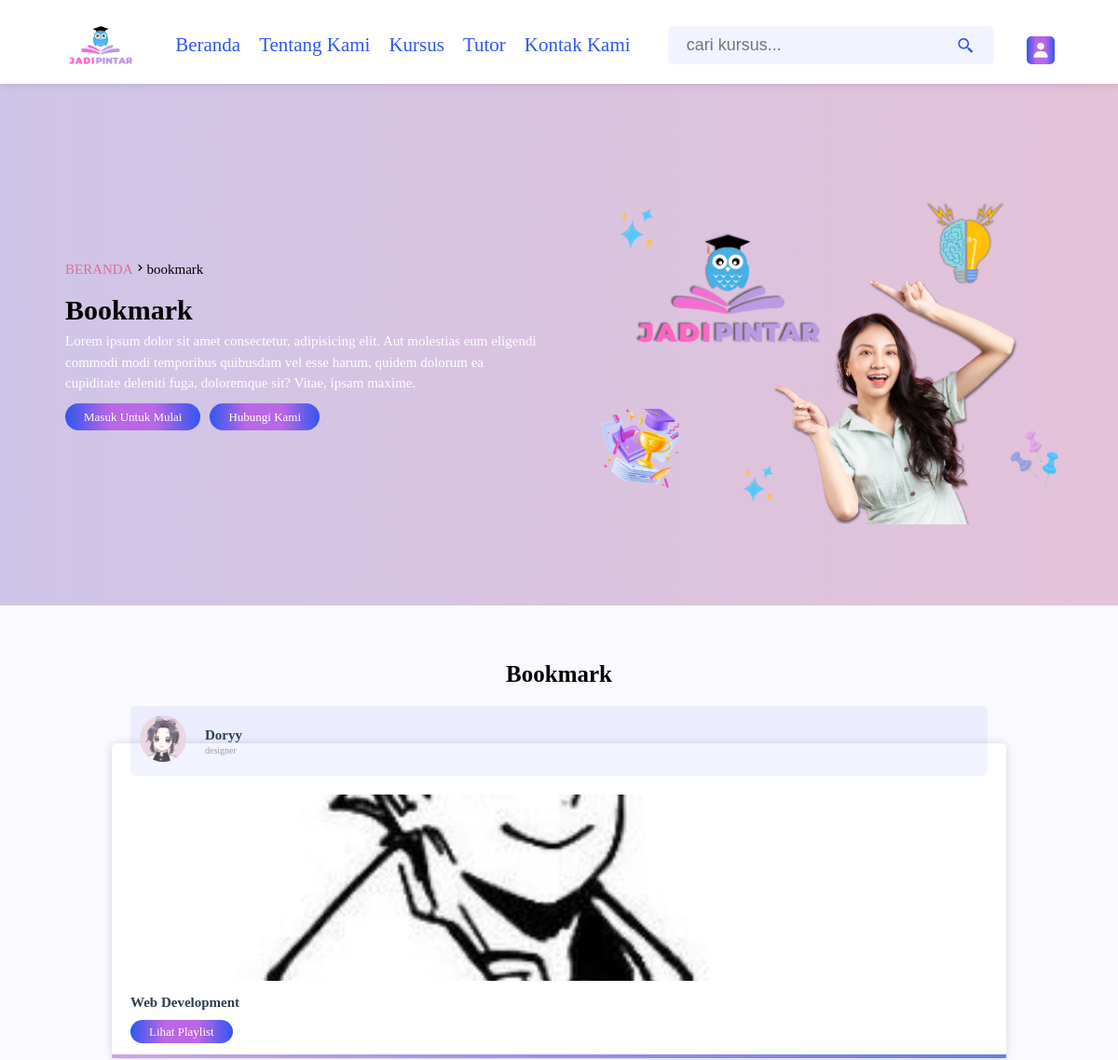
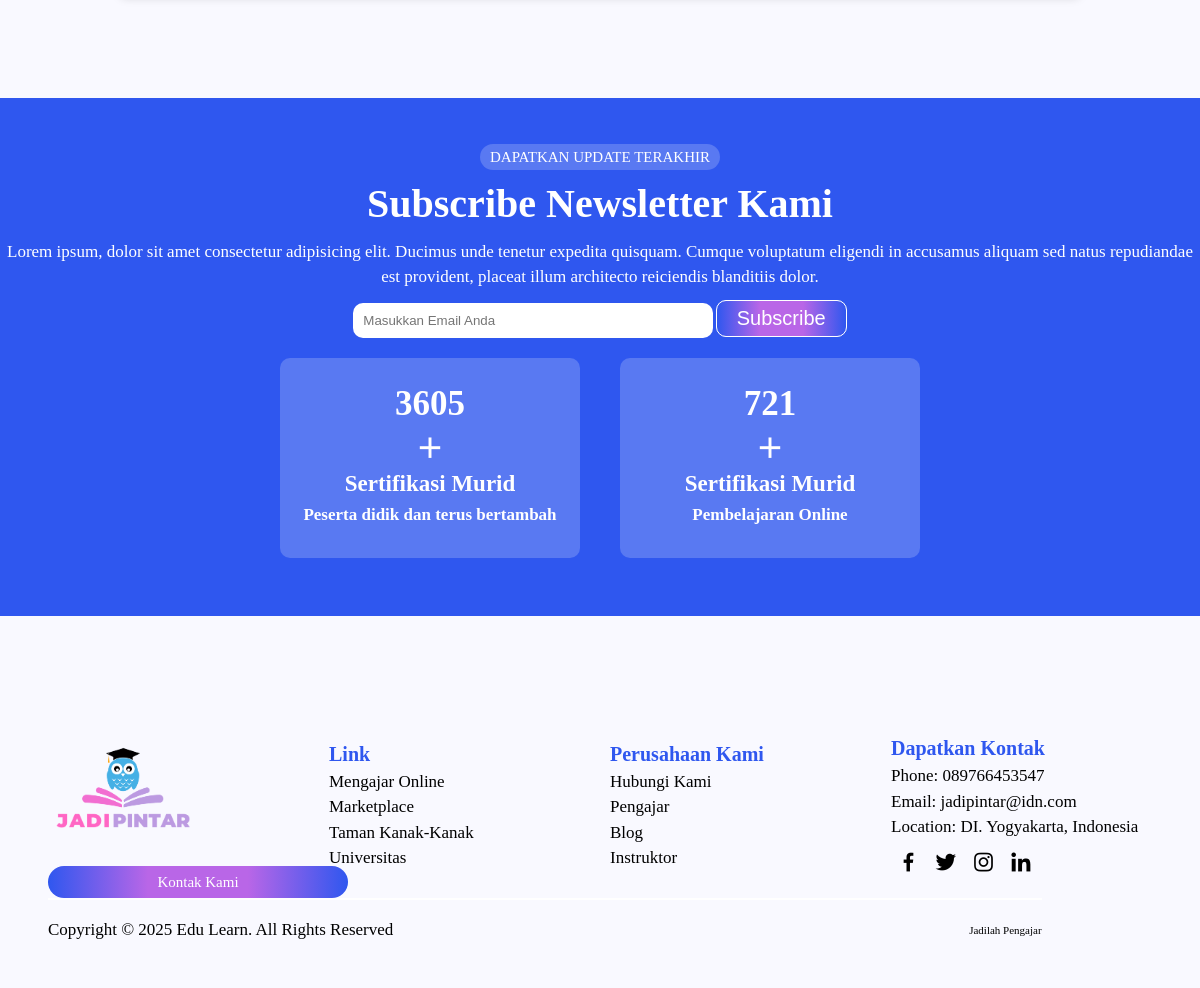
The page /bookmark.php (signed in) on the database its author committed (2 pictures, top to bottom).
### tables this page shows
CREATE TABLE `playlist` (
  `id` varchar(20) NOT NULL,
  `tutor_id` varchar(20) NOT NULL,
  `title` varchar(20) NOT NULL,
  `descriptions` varchar(100) NOT NULL,
  `thumb` varchar(100) NOT NULL,
  `date` date NOT NULL DEFAULT current_timestamp(),
  `status` varchar(20) NOT NULL
);

CREATE TABLE `tutors` (
  `id` varchar(20) NOT NULL,
  `name` varchar(50) NOT NULL,
  `profession` varchar(50) NOT NULL,
  `email` varchar(50) NOT NULL,
  `password` varchar(50) NOT NULL,
  `image` varchar(100) NOT NULL
);

### bookmark.php (the view, shortened to what this page needs)
<?php
    include 'components/connect.php';
    if (isset($_COOKIE['user_id'])) {
        $user_id = $_COOKIE['user_id'];
    }else{
        $user_id = '';
        header('location:index.php');
    }
?>
<!DOCTYPE html>
<html lang="en">
<head>
    <link href='https://unpkg.com/boxicons@2.1.4/css/boxicons.min.css' rel='stylesheet'>
    <link rel="stylesheet" href="css/user_style.css">
</head>
<body>
    <?php include 'components/user_header.php'?>
    <div class="banner">
        <div class="detail">
            <div class="title">
                <a href="index.php">beranda</a><span><i class="bx bx-chevron-right">bookmark</i></span>
            </div>
            <h1>bookmark</h1>
            <p>Lorem ipsum dolor sit amet consectetur, adipisicing elit. Aut molestias eum eligendi commodi modi temporibus quibusdam vel esse harum, quidem dolorum ea cupiditate deleniti fuga, doloremque sit? Vitae, ipsam maxime.</p>
            <div class="flex-btn">
                <a href="login.php" class="btn">masuk untuk mulai</a>
                <a href="contact.php" class="btn">hubungi kami</a>
            </div>
        </div>
        <img src="image/banner.png">
    </div>
    <section class="courses">
        <div class="heading">
            <h1>bookmark</h1>
        </div>
        <div class="box-container">
            <?php
                $select_bookmark = $conn->prepare("SELECT * FROM bookmark WHERE user_id = ?");
                $select_bookmark->execute([$user_id]);
                if ($select_bookmark->rowCount() > 0){
                    while($fetch_bookmark = $select_bookmark->fetch(PDO::FETCH_ASSOC)){
                    $select_courses = $conn->prepare("SELECT * FROM playlist WHERE id = ? AND status = ? ORDER BY date DESC");
                    $select_courses->execute([$fetch_bookmark['playlist_id'], 'active']);
                    if ($select_courses->rowCount() > 0) {
                        while($fetch_course = $select_courses->fetch(PDO::FETCH_ASSOC)){
                        $course_id = $fetch_course['id'];
                        $select_tutor = $conn->prepare("SELECT * FROM tutors WHERE id = ?");
                        $select_tutor->execute([$fetch_course['tutor_id']]);
                        $fetch_tutor = $select_tutor->fetch(PDO::FETCH_ASSOC);
            ?>
            <div class="box">
                <div class="tutor">
                    <img src="uploaded_files/<?=  $fetch_tutor['image'];?>">
                    <div>
                        <h3><?= $fetch_tutor['name'];?></h3>
                        <span><?= $fetch_tutor['profession'];?></span>
                    </div>
                </div>
                <img src="uploaded_files/<?= $fetch_course['thumb'];?>" class="thumb">
                <h3 class="title"><?=$fetch_course['title'];?></h3>
                <a href="playlist.php?get_id=<?=$course_id;?>" class="btn">lihat playlist</a>
            </div>
            <?php
                            }
                        }else{
                            echo '<p class="empty">tidak ada hasil ditemukan/p>';
                        }
                    }
                }else{
                     echo '<p class="empty">belum ada bookmark ditmabahkan</p>';
                 }
            ?>
        </div>
    </section>
    <?php include 'components/footer.php'?>
</body>
</html>

### css/user_style.css (style rules this page uses)
:root { --color-primary: #2f57ef; --primary-opacity: hsla(228, 86%, 56%, 0.067); --color-secondary: #b966e7; --color-violet: #800080; --bg-color: #f9f9ff; --color-pink: #db7093; --pink-opacity: #db709322; --box-shadow: 0 0 10px rgb(0 0 0/15%); --main-color: #8e44ad; --red: #ed176f; --coral: #f7817f; --gradient0: linear-gradient(270deg, #b966e7 0%, #2f57ef 100%); --gradient: linear-gradient(90deg, var(--color-secondary), var(--color-pink)); --gradient2: linear-gradient( to right, var(--color-primary), var(--color-secondary), var(--color-secondary), var(--color-primary) ); --black: #2c3e50; --white: #fff; --light-color: #a09d9d; --light-bg: #eee; --border: 0.1rem solid rgba(0, 0, 0, 0.2); --limegreen: rgb(122, 235, 107); }
* { margin: 0; padding: 0; box-sizing: border-box; outline: none; text-decoration: none; border: none; }
html { font-size: 62.5%; overflow-x: hidden; }
body { background-color: var(--bg-color); overflow-x: hidden; }
.btn { background-image: var(--gradient2); border-radius: 20px; text-align: center; padding: 0.5rem; color: var(--white); text-transform: capitalize; font-size: 1.3rem; cursor: pointer; padding: 0.5rem 2rem; border: none; text-decoration: none; }
section { padding: 2rem; max-width: 1200px; margin: 0 auto; }
.flex-btn { display: flex; gap: 1rem; align-items: center; justify-content: center; }
.heading { text-align: center; }
.heading h1 { font-size: 2.5rem; margin: 1rem 0; }
.learners .box-container .box::before, .courses .box-container .box::before, .address_detail .box::before, .header .flex .profile::before { background: linear-gradient(90deg, #cfa2e8, #637fea); position: absolute; content: ""; left: 0; bottom: 0; width: 100%; height: 4px; }
.banner { display: grid; grid-template-columns: repeat(auto-fit, minmax(40rem, 1fr)); justify-content: center; align-items: center; width: 100%; min-height: 70vh; background-image: linear-gradient(90deg, #cfc5e8, #e4c2d9); padding: 2rem 5rem; }
.banner img { width: 100%; }
.banner .detail { line-height: 1.5; padding: 1rem 2rem; font-size: 1.5rem; }
.banner .title { text-transform: uppercase; }
.banner .title a { color: var(--color-pink); }
.banner .detail h1 { margin-top: 1rem; text-transform: capitalize; }
.banner .detail p { color: #fff; font-size: 1.5rem; padding-bottom: 1rem; }
.banner .flex-btn { justify-content: left; }
.courses { padding: 4rem 10%; }
.courses .box-container { display: grid; grid-template-columns: repeat(auto-fit, minmax(35rem, 1fr)); gap: 1.5rem; align-items: flex-start; justify-content: center; margin-top: 6rem; }
.courses .box-container .box { border-radius: 0.5rem; background-color: var(--white); padding: 2rem; position: relative; box-shadow: var(--box-shadow); margin-bottom: 6rem; }
.courses .box-container .box .tutor { margin-bottom: 2rem; display: flex; align-items: center; gap: 2rem; background-color: var(--primary-opacity); padding: 1rem; margin-top: -6rem; border-radius: 5px; }
.courses .box-container .box .tutor img { width: 5rem; height: 5rem; border-radius: 50%; object-fit: cover; margin-bottom: 0.5rem; }
.courses .box-container .box .tutor h3 { font-size: 1.5rem; color: var(--black); margin-bottom: 0.2rem; text-transform: capitalize; }
.courses .box-container .box .tutor span { font-size: 1rem; color: var(--light-color); }
.courses .box-container .box .thumb { width: 100%; border-radius: 0.5rem; height: 20rem; object-fit: cover; margin-bottom: 0.3rem; }
.courses .box-container .box .title { font-size: 1.5rem; color: var(--black); margin-top: 0.5rem; padding: 0.5rem 0; margin-bottom: 1rem; text-transform: capitalize; }
.courses .btn { margin: 1rem auto; }
.courses .heading h1 { text-transform: capitalize; margin-top: 2rem; margin-bottom: 2rem; }
.box-container { display: grid; grid-template-columns: 1.2fr 1.8fr; gap: 2rem; align-items: flex-start; }

### rows shown on the page
playlist: tutor.image (picture), tutor.name "Doryy", tutor.profession "designer", thumb (picture), title "Web Development"
